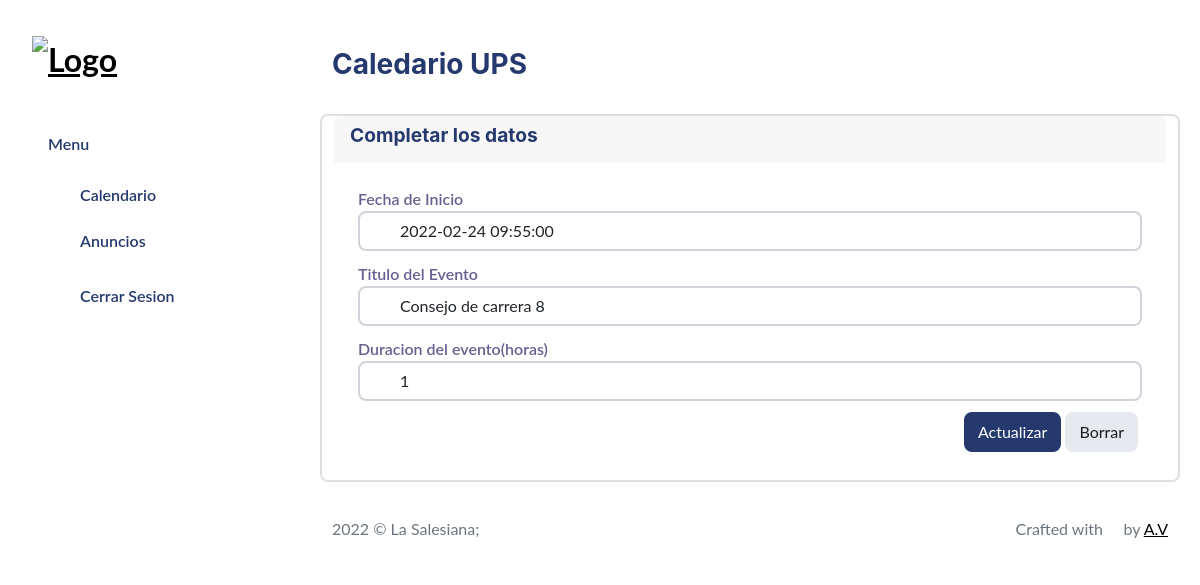
Page /1/update (signed in) on the committed database.
### Calendario/models.py (models this page shows, shortened)
class calendario(models.Model):
    fecha_i=models.DateTimeField(verbose_name="fecha_inicio")
    duracion=models.PositiveIntegerField(verbose_name="duracion")
    titulo=models.CharField(max_length=60,verbose_name="titulo")

### Calendario/views.py (the view)
# urls.py: path('<int:pk>/update',login_required(CalendarioUpdateView.as_view(),login_url="/login/"),name='update_calendar'),
class CalendarioUpdateView(UpdateView):
    model = calendario
    form_class = CalendarioForm
    success_url='/'

### Calendario/forms.py
class CalendarioForm(forms.ModelForm):
    fecha_i = forms.DateTimeField(
        widget=forms.DateTimeInput(
            attrs={
                "class": "form-control",
                "id": "datetimepicker",
                "placeholder": "Fecha de inicio"
            }
        )
    )
    duracion=forms.IntegerField(
            widget=forms.NumberInput(
            attrs={
                "class": "form-control",
                "id": "inputduracion",
                "placeholder": "Duracion"
            }
        ))
    titulo = forms.CharField(
        widget=forms.TextInput(
            attrs={
                "class": "form-control",
                "id": "inputTitulo",
                "placeholder": "Titulo"
            }
        ))
    class Meta:
        model = calendario
        fields = '__all__'

### Calendario/templates/Calendario/calendario_form.html (shortened to what this page needs)
{% extends "Calendario/base_dashboard.html" %}
< {% block heading %} <div class="page-heading">
    <h3>Caledario UPS</h3>
    </div>
    {% endblock%}
    {% block content %}
    <div class="page-content">
        <section class="row">
            <div class="card">
                <div class="card-header">
                    <h4 class="card-title">Completar los datos</h4>
                </div>
                <div class="card-content">
                    <div class="card-body">
                        <form class="form form-vertical" method="POST" autocomplete="off">
                            <div class="form-body">
                                <div class="row">
                                    <div class="col-12">
                                        <div class="form-group has-icon-left">
                                            <label for="first-name-icon">Fecha de Inicio</label>
                                            <div class="position-relative">
                                                {{form.fecha_i}}
                                                <div class="form-control-icon">
                                                    <i class="bi bi-calendar-date"></i>
                                                </div>
                                            </div>
                                        </div>
                                    </div>
                                    <div class="col-12">
                                        <div class="form-group has-icon-left">
                                            <label for="mobile-id-icon">Titulo del Evento</label>
                                            <div class="position-relative">
                                                {{form.titulo}}
                                                <div class="form-control-icon">
                                                    <i class="bi bi-card-text"></i>
                                                </div>
                                            </div>
                                        </div>
                                    </div>
                                    <div class="col-12">
                                        <div class="form-group has-icon-left">
                                            <label for="password-id-icon">Duracion del evento(horas)</label>
                                            <div class="position-relative">
                                                {{form.duracion}}
                                                <div class="form-control-icon">
                                                    <i class="bi bi-clock"></i>
                                                </div>
                                            </div>
                                        </div>
                                    </div>
                                    <div class="col-12 d-flex justify-content-end">
                                        <button type="submit" class="btn btn-primary me-1 mb-1">Actualizar</button>
                                        <button type="reset" class="btn btn-light-secondary me-1 mb-1">Borrar</button>
                                    </div>
                                </div>
                            </div>
                        </form>
                    </div>
                </div>
            </div>
            </section>
    </div>
    {% endblock content%}

### Calendario/static/Calendario/assets/css/app.css (style rules this page uses)
.btn.btn-light-secondary { background-color:#e6eaee;color:#181e24 }
.btn.btn-danger,.btn.btn-info,.btn.btn-primary,.btn.btn-secondary,.btn.btn-success,.btn.btn-warning { color:#fff }
.card { border:none;margin-bottom:2.2rem }
.card .card-header { border:none }
.card .card-header h4 { font-size:1.2rem;font-weight:700 }
.card .card-content { position:relative }
.card .card-title { font-size:1.2rem }
.card .card-body { padding:1.5rem }
.form-group { margin-bottom:.7rem }
.form-group label { color:rgba(35,28,99,.7);font-weight:600 }
.form-group[class*=has-icon-].has-icon-left .form-control { padding-left:2.5rem }
.form-group[class*=has-icon-].has-icon-left .form-control-icon { left:0 }
.form-group[class*=has-icon-] .form-control-icon { padding:0 .6rem;position:absolute;top:50%;transform:translateY(-50%) }
.form-group[class*=has-icon-] .form-control-icon i,.form-group[class*=has-icon-] .form-control-icon svg { color:#6c757d;font-size:1.2rem;width:1.2rem }
.form-group[class*=has-icon-] .form-control-icon i:before,.form-group[class*=has-icon-] .form-control-icon svg:before { vertical-align:sub }
.bi { height:1rem;width:1rem }
.page-heading { margin:0 0 2rem }
.page-heading h3 { font-weight:700 }

### rows in the picture
calendario: fecha_i "2022-02-24 09:55:00", titulo "Consejo de carrera 8", duracion "1"
